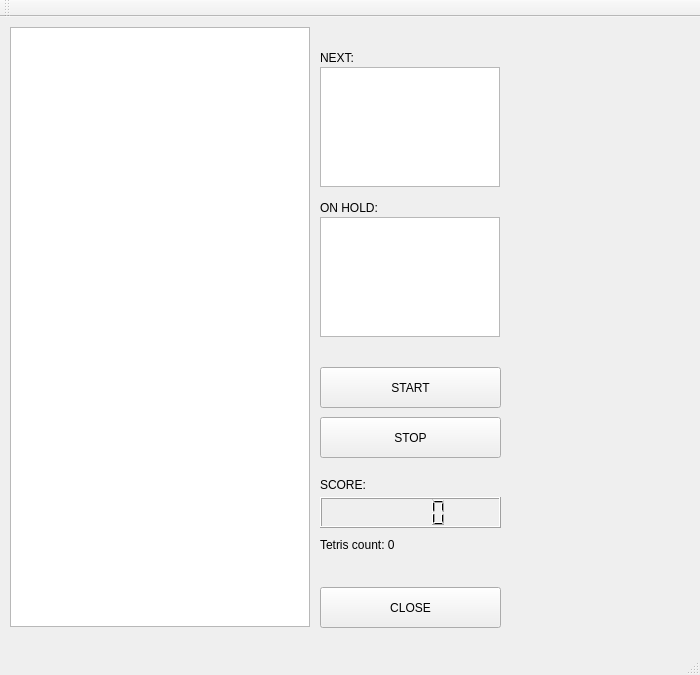
<?xml version="1.0" encoding="UTF-8"?>
<ui version="4.0">
 <class>MainWindow</class>
 <widget class="QMainWindow" name="MainWindow">
  <property name="geometry">
   <rect>
    <x>0</x>
    <y>0</y>
    <width>700</width>
    <height>675</height>
   </rect>
  </property>
  <property name="windowTitle">
   <string>MainWindow</string>
  </property>
  <widget class="QWidget" name="centralWidget">
   <widget class="QGraphicsView" name="graphicsView">
    <property name="geometry">
     <rect>
      <x>10</x>
      <y>10</y>
      <width>300</width>
      <height>600</height>
     </rect>
    </property>
   </widget>
   <widget class="QGraphicsView" name="nextView">
    <property name="geometry">
     <rect>
      <x>320</x>
      <y>50</y>
      <width>180</width>
      <height>120</height>
     </rect>
    </property>
   </widget>
   <widget class="QGraphicsView" name="holdView">
    <property name="geometry">
     <rect>
      <x>320</x>
      <y>200</y>
      <width>180</width>
      <height>120</height>
     </rect>
    </property>
   </widget>
   <widget class="QLabel" name="label">
    <property name="geometry">
     <rect>
      <x>320</x>
      <y>30</y>
      <width>81</width>
      <height>21</height>
     </rect>
    </property>
    <property name="text">
     <string>NEXT:</string>
    </property>
   </widget>
   <widget class="QLabel" name="label_2">
    <property name="geometry">
     <rect>
      <x>320</x>
      <y>180</y>
      <width>81</width>
      <height>21</height>
     </rect>
    </property>
    <property name="text">
     <string>ON HOLD:</string>
    </property>
   </widget>
   <widget class="QPushButton" name="startButton">
    <property name="geometry">
     <rect>
      <x>320</x>
      <y>350</y>
      <width>181</width>
      <height>41</height>
     </rect>
    </property>
    <property name="text">
     <string>START</string>
    </property>
   </widget>
   <widget class="QPushButton" name="stopButton">
    <property name="geometry">
     <rect>
      <x>320</x>
      <y>400</y>
      <width>181</width>
      <height>41</height>
     </rect>
    </property>
    <property name="text">
     <string>STOP</string>
    </property>
   </widget>
   <widget class="QPushButton" name="closeButton">
    <property name="geometry">
     <rect>
      <x>320</x>
      <y>570</y>
      <width>181</width>
      <height>41</height>
     </rect>
    </property>
    <property name="text">
     <string>CLOSE</string>
    </property>
   </widget>
   <widget class="QLabel" name="label_3">
    <property name="geometry">
     <rect>
      <x>320</x>
      <y>460</y>
      <width>59</width>
      <height>16</height>
     </rect>
    </property>
    <property name="text">
     <string>SCORE:</string>
    </property>
   </widget>
   <widget class="QLCDNumber" name="score">
    <property name="geometry">
     <rect>
      <x>320</x>
      <y>480</y>
      <width>181</width>
      <height>31</height>
     </rect>
    </property>
   </widget>
   <widget class="QLabel" name="tetrisCount">
    <property name="geometry">
     <rect>
      <x>320</x>
      <y>520</y>
      <width>181</width>
      <height>16</height>
     </rect>
    </property>
    <property name="text">
     <string>Tetris count: 0</string>
    </property>
   </widget>
  </widget>
  <widget class="QMenuBar" name="menuBar">
   <property name="geometry">
    <rect>
     <x>0</x>
     <y>0</y>
     <width>700</width>
     <height>22</height>
    </rect>
   </property>
  </widget>
  <widget class="QToolBar" name="mainToolBar">
   <attribute name="toolBarArea">
    <enum>TopToolBarArea</enum>
   </attribute>
   <attribute name="toolBarBreak">
    <bool>false</bool>
   </attribute>
  </widget>
  <widget class="QStatusBar" name="statusBar"/>
 </widget>
 <layoutdefault spacing="6" margin="11"/>
 <resources/>
 <connections>
  <connection>
   <sender>closeButton</sender>
   <signal>clicked()</signal>
   <receiver>MainWindow</receiver>
   <slot>close()</slot>
   <hints>
    <hint type="sourcelabel">
     <x>410</x>
     <y>509</y>
    </hint>
    <hint type="destinationlabel">
     <x>349</x>
     <y>337</y>
    </hint>
   </hints>
  </connection>
 </connections>
</ui>
